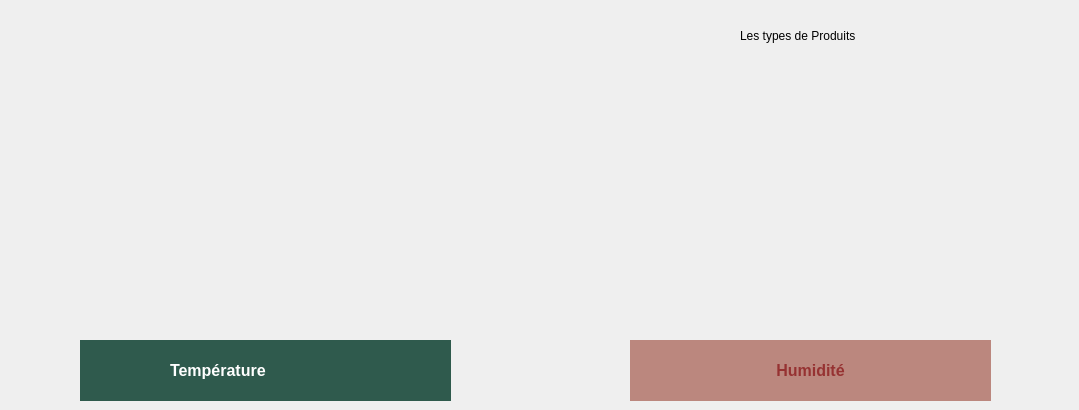
       <widget class="QWidget" name="tab_18">
        <attribute name="icon">
         <iconset resource="purestaybackground.qrc">
          <normaloff>:/Purestay/images/icones/statistiques.png</normaloff>:/Purestay/images/icones/statistiques.png</iconset>
        </attribute>
        <attribute name="title">
         <string>Statistiques</string>
        </attribute>
        <widget class="QLabel" name="label_61">
         <property name="geometry">
          <rect>
           <x>740</x>
           <y>20</y>
           <width>231</width>
           <height>31</height>
          </rect>
         </property>
         <property name="styleSheet">
          <string notr="true">font: 700 10pt &quot;Segoe UI&quot;;</string>
         </property>
         <property name="text">
          <string>Les types de Produits</string>
         </property>
        </widget>
        <widget class="QLabel" name="label_80">
         <property name="geometry">
          <rect>
           <x>180</x>
           <y>170</y>
           <width>63</width>
           <height>20</height>
          </rect>
         </property>
         <property name="text">
          <string/>
         </property>
        </widget>
        <widget class="QLabel" name="label_81">
         <property name="geometry">
          <rect>
           <x>330</x>
           <y>360</y>
           <width>63</width>
           <height>20</height>
          </rect>
         </property>
         <property name="text">
          <string/>
         </property>
        </widget>
        <widget class="QLabel" name="label_84">
         <property name="geometry">
          <rect>
           <x>330</x>
           <y>240</y>
           <width>63</width>
           <height>20</height>
          </rect>
         </property>
         <property name="text">
          <string/>
         </property>
        </widget>
        <widget class="QLabel" name="label_85">
         <property name="geometry">
          <rect>
           <x>190</x>
           <y>300</y>
           <width>63</width>
           <height>20</height>
          </rect>
         </property>
         <property name="text">
          <string/>
         </property>
        </widget>
        <widget class="QLabel" name="label_76">
         <property name="geometry">
          <rect>
           <x>390</x>
           <y>330</y>
           <width>63</width>
           <height>20</height>
          </rect>
         </property>
         <property name="text">
          <string/>
         </property>
        </widget>
        <widget class="QLabel" name="label_88">
         <property name="geometry">
          <rect>
           <x>390</x>
           <y>370</y>
           <width>63</width>
           <height>20</height>
          </rect>
         </property>
         <property name="text">
          <string/>
         </property>
        </widget>
        <widget class="QWidget" name="statsContainer" native="true">
         <property name="geometry">
          <rect>
           <x>40</x>
           <y>10</y>
           <width>531</width>
           <height>321</height>
          </rect>
         </property>
         <widget class="QWidget" name="StatistiquesProduit1" native="true">
          <property name="geometry">
           <rect>
            <x>-70</x>
            <y>-40</y>
            <width>591</width>
            <height>361</height>
           </rect>
          </property>
         </widget>
        </widget>
        <widget class="QWidget" name="statsContainer2" native="true">
         <property name="geometry">
          <rect>
           <x>589</x>
           <y>70</y>
           <width>481</width>
           <height>231</height>
          </rect>
         </property>
         <widget class="QWidget" name="StatistiquesProduits2" native="true">
          <property name="geometry">
           <rect>
            <x>-60</x>
            <y>-60</y>
            <width>541</width>
            <height>321</height>
           </rect>
          </property>
         </widget>
        </widget>
        <widget class="QFrame" name="frame_53">
         <property name="geometry">
          <rect>
           <x>80</x>
           <y>340</y>
           <width>371</width>
           <height>61</height>
          </rect>
         </property>
         <property name="styleSheet">
          <string notr="true"> background: rgb(187,135,126);
background-color:rgb(47,90,77);

color:white;</string>
         </property>
         <property name="frameShape">
          <enum>QFrame::NoFrame</enum>
         </property>
         <widget class="QLabel" name="label_74">
          <property name="geometry">
           <rect>
            <x>90</x>
            <y>10</y>
            <width>181</width>
            <height>41</height>
           </rect>
          </property>
          <property name="text">
           <string>&lt;html&gt;&lt;head/&gt;&lt;body&gt;&lt;p&gt;&lt;span style=&quot; font-size:12pt; font-weight:700;&quot;&gt;Température&lt;/span&gt;&lt;/p&gt;&lt;/body&gt;&lt;/html&gt;</string>
          </property>
         </widget>
         <widget class="QLabel" name="temperature_value32">
          <property name="geometry">
           <rect>
            <x>260</x>
            <y>20</y>
            <width>91</width>
            <height>41</height>
           </rect>
          </property>
          <property name="text">
           <string>&lt;html&gt;&lt;head/&gt;&lt;body&gt;&lt;p align=&quot;center&quot;&gt;&lt;br/&gt;&lt;/p&gt;&lt;/body&gt;&lt;/html&gt;</string>
          </property>
         </widget>
         <widget class="QLabel" name="label_37">
          <property name="geometry">
           <rect>
            <x>20</x>
            <y>10</y>
            <width>51</width>
            <height>51</height>
           </rect>
          </property>
          <property name="styleSheet">
           <string notr="true">max-width:100px;
max-height:100px;</string>
          </property>
          <property name="text">
           <string/>
          </property>
          <property name="pixmap">
           <pixmap resource="purestaybackground.qrc">:/Purestay/images/icones/Temperature.png</pixmap>
          </property>
          <property name="scaledContents">
           <bool>true</bool>
          </property>
         </widget>
         <widget class="QLabel" name="label_39">
          <property name="geometry">
           <rect>
            <x>50</x>
            <y>270</y>
            <width>181</width>
            <height>31</height>
           </rect>
          </property>
          <property name="text">
           <string>TextLabel</string>
          </property>
         </widget>
        </widget>
        <widget class="QFrame" name="frame_55">
         <property name="geometry">
          <rect>
           <x>630</x>
           <y>340</y>
           <width>361</width>
           <height>61</height>
          </rect>
         </property>
         <property name="styleSheet">
          <string notr="true"> background: rgb(187,135,126);
color:rgb(150,50,50);</string>
         </property>
         <property name="frameShape">
          <enum>QFrame::NoFrame</enum>
         </property>
         <widget class="QLabel" name="humidity_value">
          <property name="geometry">
           <rect>
            <x>240</x>
            <y>10</y>
            <width>91</width>
            <height>41</height>
           </rect>
          </property>
          <property name="text">
           <string>&lt;html&gt;&lt;head/&gt;&lt;body&gt;&lt;p align=&quot;center&quot;&gt;&lt;br/&gt;&lt;/p&gt;&lt;/body&gt;&lt;/html&gt;</string>
          </property>
         </widget>
         <widget class="QLabel" name="label_83">
          <property name="geometry">
           <rect>
            <x>90</x>
            <y>10</y>
            <width>181</width>
            <height>41</height>
           </rect>
          </property>
          <property name="text">
           <string>&lt;html&gt;&lt;head/&gt;&lt;body&gt;&lt;p align=&quot;center&quot;&gt;&lt;span style=&quot; font-size:12pt; font-weight:700;&quot;&gt;Humidité&lt;/span&gt;&lt;/p&gt;&lt;/body&gt;&lt;/html&gt;</string>
          </property>
         </widget>
         <widget class="QLabel" name="label_41">
          <property name="geometry">
           <rect>
            <x>120</x>
            <y>150</y>
            <width>100</width>
            <height>100</height>
           </rect>
          </property>
          <property name="styleSheet">
           <string notr="true">max-width:100px;
max-height:100px;</string>
          </property>
          <property name="text">
           <string/>
          </property>
          <property name="pixmap">
           <pixmap>:/Purestay/images/icones/Humidite.png</pixmap>
          </property>
          <property name="scaledContents">
           <bool>true</bool>
          </property>
         </widget>
         <widget class="QLabel" name="label_42">
          <property name="geometry">
           <rect>
            <x>20</x>
            <y>0</y>
            <width>61</width>
            <height>61</height>
           </rect>
          </property>
          <property name="styleSheet">
           <string notr="true">max-width:100px;
max-height:100px;</string>
          </property>
          <property name="text">
           <string/>
          </property>
          <property name="pixmap">
           <pixmap resource="purestaybackground.qrc">:/Purestay/images/icones/Humide.png</pixmap>
          </property>
          <property name="scaledContents">
           <bool>true</bool>
          </property>
         </widget>
         <widget class="QLabel" name="label_43">
          <property name="geometry">
           <rect>
            <x>150</x>
            <y>60</y>
            <width>181</width>
            <height>31</height>
           </rect>
          </property>
          <property name="text">
           <string>TextLabel</string>
          </property>
         </widget>
        </widget>
       </widget>
